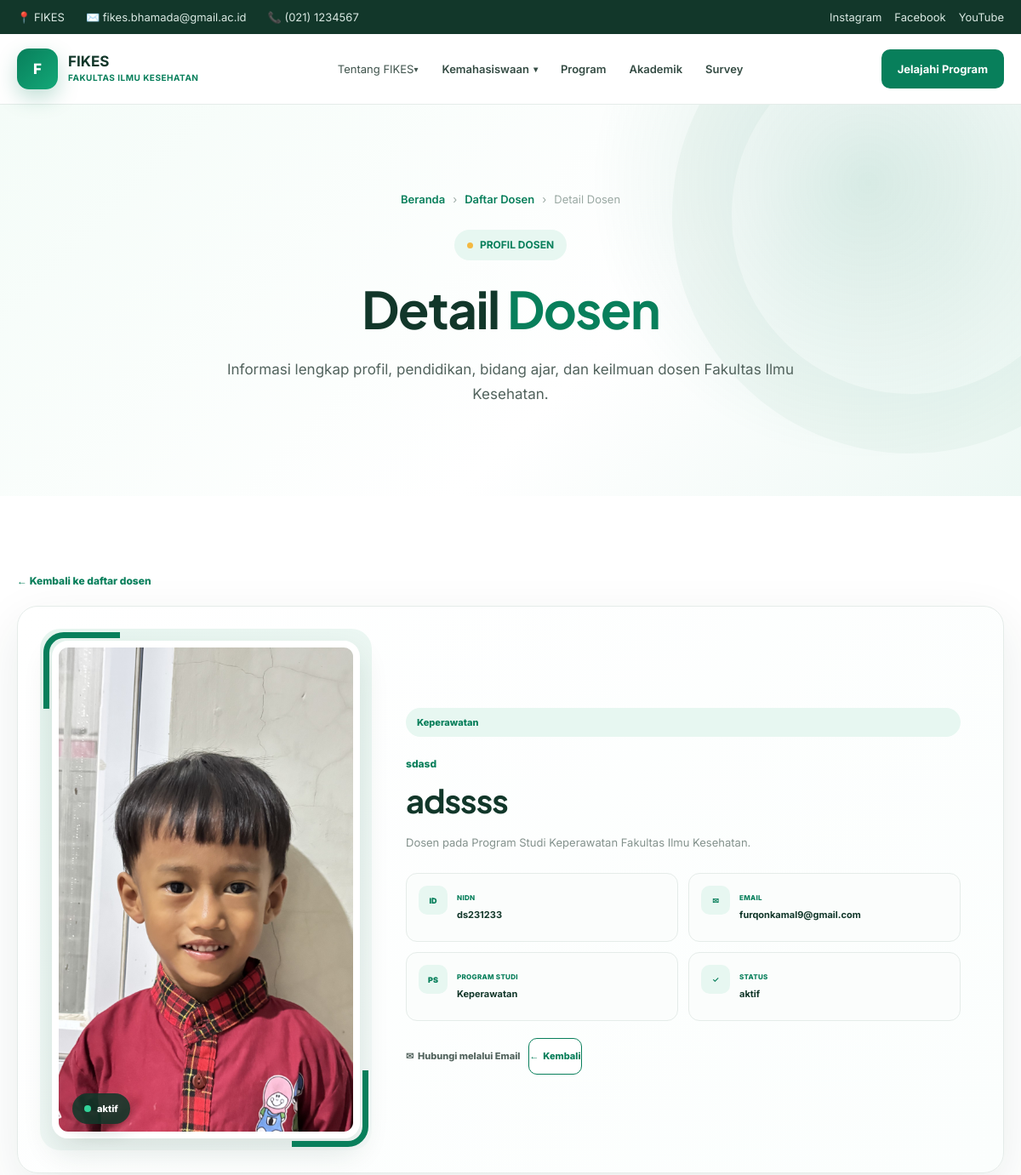
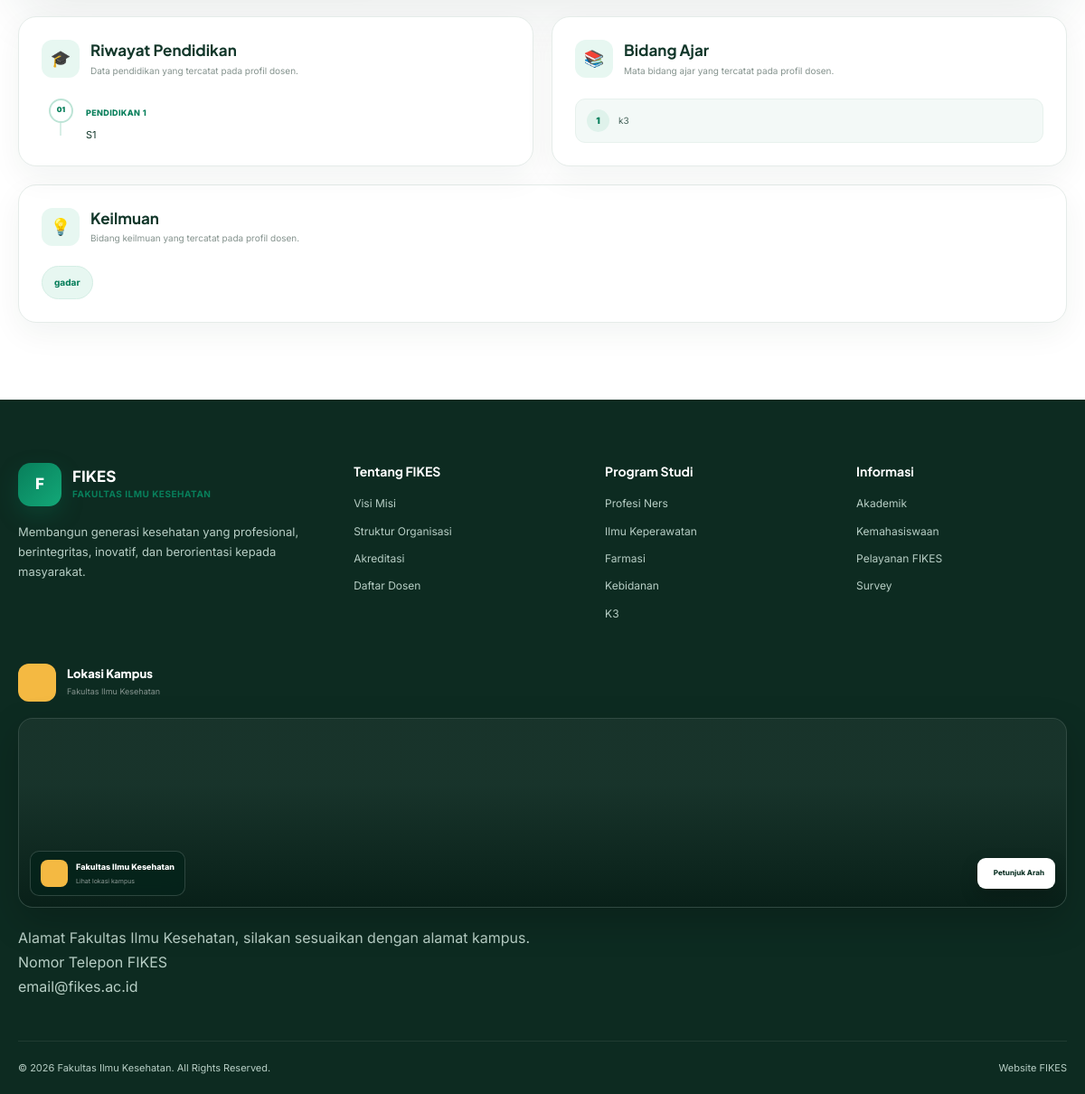
Page /dosen/profil/2 on the committed database (2 pictures, top to bottom).
### tables this page shows
CREATE TABLE `pengaturan` (
  `id` int(10) UNSIGNED NOT NULL,
  `nama_kampus` varchar(180) DEFAULT 'Fakultas Ilmu Kesehatan',
  `email` varchar(150) DEFAULT 'info@fikes.ac.id',
  `telepon` varchar(50) DEFAULT '(021) 1234567',
  `alamat` text DEFAULT NULL,
  `instagram` varchar(255) DEFAULT NULL,
  `facebook` varchar(255) DEFAULT NULL,
  `youtube` varchar(255) DEFAULT NULL,
  `maps_embed` text DEFAULT NULL
);

CREATE TABLE `dosen` (
  `id` int(10) UNSIGNED NOT NULL,
  `nidn` varchar(30) DEFAULT NULL,
  `nama` varchar(150) NOT NULL,
  `program_studi` varchar(100) NOT NULL,
  `jabatan` varchar(100) DEFAULT NULL,
  `email` varchar(150) DEFAULT NULL,
  `foto` varchar(255) DEFAULT NULL,
  `status` enum('aktif','nonaktif') DEFAULT 'aktif',
  `created_at` timestamp NOT NULL DEFAULT current_timestamp()
);

CREATE TABLE `dosen_pendidikan` (
  `id` int(11) NOT NULL,
  `dosen_id` int(11) NOT NULL,
  `nilai` text NOT NULL,
  `created_at` timestamp NOT NULL DEFAULT current_timestamp()
);

CREATE TABLE `dosen_bidang_ajar` (
  `id` int(11) NOT NULL,
  `dosen_id` int(11) NOT NULL,
  `nilai` varchar(255) NOT NULL,
  `created_at` timestamp NOT NULL DEFAULT current_timestamp()
);

CREATE TABLE `dosen_keilmuan` (
  `id` int(11) NOT NULL,
  `dosen_id` int(11) NOT NULL,
  `nilai` varchar(255) NOT NULL,
  `created_at` timestamp NOT NULL DEFAULT current_timestamp()
);

### page/includes/site-settings.php (called while the page is built, shortened)
<?php
function fikes_setting_value(array $row, array $aliases, string $default = ''): string
{
    foreach ($aliases as $key) {
        if (array_key_exists($key, $row) && trim((string)$row[$key]) !== '') {
            return trim((string)$row[$key]);
        }
    }
    return $default;
}
function fikes_find_settings_table(PDO $pdo): ?array
{
    $preferred = [
        'pengaturan_website', 'pengaturan_web', 'pengaturan',
        'website_settings', 'site_settings', 'settings',
        'konfigurasi_website', 'konfigurasi'
    ];
    $tables = $pdo->query("SELECT TABLE_NAME FROM information_schema.TABLES WHERE TABLE_SCHEMA = DATABASE() AND TABLE_TYPE='BASE TABLE'")->fetchAll(PDO::FETCH_COLUMN);
    $tables = array_values(array_unique(array_map('strval', $tables)));
    $ordered = [];
    foreach ($preferred as $name) if (in_array($name, $tables, true)) $ordered[] = $name;
    foreach ($tables as $name) if (!in_array($name, $ordered, true)) $ordered[] = $name;
    $best = null;
    $bestScore = 0;
    foreach ($ordered as $table) {
        $st = $pdo->prepare("SELECT COLUMN_NAME FROM information_schema.COLUMNS WHERE TABLE_SCHEMA = DATABASE() AND TABLE_NAME = ? ORDER BY ORDINAL_POSITION");
        $st->execute([$table]);
        $cols = $st->fetchAll(PDO::FETCH_COLUMN);
        $lc = array_map('strtolower', $cols);
        $score = 0;
        foreach (['nama_website','nama_website','site_name','website_name','email','telepon','alamat','instagram','facebook','youtube','logo','google_maps','maps','copyright','deskripsi'] as $c) {
            if (in_array($c, $lc, true)) $score += 2;
        }
        foreach (['key','setting_key','nama','kunci'] as $c) if (in_array($c,$lc,true)) $score += 1;
        foreach (['value','setting_value','nilai','isi'] as $c) if (in_array($c,$lc,true)) $score += 1;
        if (in_array($table, $preferred, true)) $score += 5;
        if ($score > $bestScore) { $bestScore = $score; $best = ['table'=>$table,'columns'=>$cols]; }
    }
    return $bestScore >= 3 ? $best : null;
}
function fikes_load_site_settings(PDO $pdo): array
{
    $found = fikes_find_settings_table($pdo);
    $table = str_replace('`','', $found['table']);
    $columns = array_map('strtolower', $found['columns']);
    $quoted = '`' . str_replace('`','``',$table) . '`';
    $rows = $pdo->query("SELECT * FROM $quoted LIMIT 1")->fetch(PDO::FETCH_ASSOC);
    $row = array_change_key_case($rows, CASE_LOWER);
    $keyCol = null; $valueCol = null;
    return $row;
}
function fikes_site_settings(PDO $pdo): array
{
    $cache = fikes_load_site_settings($pdo);
    return $cache;
}

### page/dosen/detail-dosen.php (the view, shortened to what this page needs)
<?php
require_once __DIR__ . '/../../admin/config/database.php';
if (!function_exists('e')) {
  function e($value)
  {
    return htmlspecialchars($value ?? '', ENT_QUOTES, 'UTF-8');
  }
}
$id = (int)($_GET['id'] ?? 0);
$stmt = $pdo->prepare('SELECT id,nidn,nama,program_studi,jabatan,email,foto,status FROM dosen WHERE id=?');
$stmt->execute([$id]);
$dosen = $stmt->fetch();
$stmt = $pdo->prepare('SELECT id,nilai FROM dosen_pendidikan WHERE dosen_id=? ORDER BY id ASC');
$stmt->execute([$id]);
$pendidikan = $stmt->fetchAll();
$stmt = $pdo->prepare('SELECT id,nilai FROM dosen_bidang_ajar WHERE dosen_id=? ORDER BY id ASC');
$stmt->execute([$id]);
$bidangAjar = $stmt->fetchAll();
$stmt = $pdo->prepare('SELECT id,nilai FROM dosen_keilmuan WHERE dosen_id=? ORDER BY id ASC');
$stmt->execute([$id]);
$keilmuan = $stmt->fetchAll();
$foto = trim($dosen['foto'] ?? '');
$fotoUrl = $foto !== '' ? '/fikes/admin/uploads/dosen/' . rawurlencode($foto) : '';
$initial = strtoupper(substr(trim($dosen['nama'] ?? 'D'), 0, 1));
?>
<!doctype html>
<html lang="id">
<head>
</head>
<body>
  <?php require_once __DIR__ . '/../menu/topbar.php'; ?>
  <?php require_once __DIR__ . '/../menu/navbar.php'; ?>
  <main>
    <section class="hero">
      <div class="container">
        <div class="hero-content">
          <div class="breadcrumb">
            <a href="/fikes/">Beranda</a><span>›</span>
            <a href="/fikes/dosen">Daftar Dosen</a><span>›</span>
            <span>Detail Dosen</span>
          </div>
          <div class="hero-label"><span class="hero-dot"></span>PROFIL DOSEN</div>
          <h1>Detail <span>Dosen</span></h1>
          <p>Informasi lengkap profil, pendidikan, bidang ajar, dan keilmuan dosen Fakultas Ilmu Kesehatan.</p>
        </div>
      </div>
    </section>
    <section class="section dosen-detail-section">
      <div class="container">
        <a class="detail-back" href="/fikes/dosen">← Kembali ke daftar dosen</a>
        <div class="detail-card modern-detail-card">
          <div class="detail-photo-frame">
            <div class="detail-photo-inner">
              <?php if ($fotoUrl): ?>
                <img src="<?= e($fotoUrl) ?>" alt="<?= e($dosen['nama']) ?>">
              <?php else: ?>
                <div class="detail-avatar"><?= e($initial) ?></div>
              <?php endif; ?>
            </div>
            <span class="photo-status <?= strtolower(trim($dosen['status'] ?? '')) === 'aktif' ? 'active' : '' ?>">
              <i></i><?= e($dosen['status'] ?: 'Status tidak tersedia') ?>
            </span>
          </div>
          <div class="detail-content modern-detail-content">
            <span class="detail-program"><?= e($dosen['program_studi'] ?: 'Program Studi') ?></span>
            <div class="detail-role"><?= e($dosen['jabatan'] ?: 'Dosen') ?></div>
            <h1><?= e($dosen['nama']) ?></h1>
            <p class="detail-intro">Dosen pada Program Studi <?= e($dosen['program_studi'] ?: '—') ?> Fakultas Ilmu
              Kesehatan.</p>
            <div class="detail-info-grid">
              <div class="info-box"><span class="info-icon">ID</span>
                <div><small>NIDN</small><strong><?= e($dosen['nidn'] ?: '—') ?></strong></div>
              </div>
              <div class="info-box"><span class="info-icon">✉</span>
                <div><small>EMAIL</small><strong><?= e($dosen['email'] ?: '—') ?></strong></div>
              </div>
              <div class="info-box"><span class="info-icon">PS</span>
                <div><small>PROGRAM STUDI</small><strong><?= e($dosen['program_studi'] ?: '—') ?></strong></div>
              </div>
              <div class="info-box"><span class="info-icon">✓</span>
                <div><small>STATUS</small><strong><?= e($dosen['status'] ?: '—') ?></strong></div>
              </div>
            </div>
            <div class="detail-actions">
              <?php if (!empty($dosen['email'])): ?><a class="btn" href="mailto:<?= e($dosen['email']) ?>">✉&nbsp;
                  Hubungi melalui Email</a><?php endif; ?>
              <a class="btn btn-outline" href="/fikes/dosen">←&nbsp; Kembali</a>
            </div>
          </div>
        </div>
        <div class="detail-data-grid">
          <section class="data-card">
            <div class="data-card-title"><span class="data-icon">🎓</span>
              <div>
                <h2>Riwayat Pendidikan</h2>
                <p>Data pendidikan yang tercatat pada profil dosen.</p>
              </div>
            </div>
            <?php if ($pendidikan): ?>
              <div class="education-list">
                <?php foreach ($pendidikan as $i => $row): ?>
                  <div class="education-item"><span
                      class="edu-number"><?= str_pad((string)($i + 1), 2, '0', STR_PAD_LEFT) ?></span>
                    <div><span class="edu-label">Pendidikan <?= ($i + 1) ?></span>
                      <p><?= nl2br(e($row['nilai'])) ?></p>
                    </div>
                  </div>
                <?php endforeach; ?>
              </div>
            <?php else: ?><div class="data-empty">Belum ada data riwayat pendidikan.</div><?php endif; ?>
          </section>
          <section class="data-card">
            <div class="data-card-title"><span class="data-icon">📚</span>
              <div>
                <h2>Bidang Ajar</h2>
                <p>Mata bidang ajar yang tercatat pada profil dosen.</p>
              </div>
            </div>
            <?php if ($bidangAjar): ?>
              <div class="number-list">
                <?php foreach ($bidangAjar as $i => $row): ?><div class="number-item"><span><?= ($i + 1) ?></span>
                    <p><?= e($row['nilai']) ?></p>
                  </div><?php endforeach; ?>
              </div>
            <?php else: ?><div class="data-empty">Belum ada data bidang ajar.</div><?php endif; ?>
          </section>
        </div>
        <section class="data-card science-card">
          <div class="data-card-title"><span class="data-icon">💡</span>
            <div>
              <h2>Keilmuan</h2>
              <p>Bidang keilmuan yang tercatat pada profil dosen.</p>
            </div>
          </div>
          <?php if ($keilmuan): ?>
            <div class="tag-list">
              <?php foreach ($keilmuan as $row): ?><span><?= e($row['nilai']) ?></span><?php endforeach; ?></div>
          <?php else: ?><div class="data-empty">Belum ada data keilmuan.</div><?php endif; ?>
        </section>
      </div>
    </section>
  </main>
  <footer>
    <div class="container footer-main">
      <div class="footer-brand">
        <div class="logo footer-logo">
          <div class="logo-icon">F</div>
          <div class="logo-text">
            <strong style="color: white"> FIKES </strong>
            <small> FAKULTAS ILMU KESEHATAN </small>
          </div>
        </div>
        <p>
          Membangun generasi kesehatan yang profesional, berintegritas,
          inovatif, dan berorientasi kepada masyarakat.
        </p>
      </div>
      <div>
        <h4 class="footer-title">Tentang FIKES</h4>
        <div class="footer-links">
          <a href="#"> Visi Misi </a>
          <a href="#"> Struktur Organisasi </a>
          <a href="#"> Akreditasi </a>
          <a href="#"> Daftar Dosen </a>
        </div>
      </div>
      <div>
        <h4 class="footer-title">Program Studi</h4>
        <div class="footer-links">
          <a href="#"> Profesi Ners </a>
          <a href="#"> Ilmu Keperawatan </a>
          <a href="#"> Farmasi </a>
          <a href="#"> Kebidanan </a>
          <a href="#"> K3 </a>
        </div>
      </div>
      <div>
        <h4 class="footer-title">Informasi</h4>
        <div class="footer-links">
          <a href="#"> Akademik </a>
          <a href="#"> Kemahasiswaan </a>
          <a href="#"> Pelayanan FIKES </a>
          <a href="#"> Survey </a>
        </div>
      </div>
      <div class="footer-location">
        <div class="location-header">
          <div class="location-icon">
          </div>
          <div>
            <h3>Lokasi Kampus</h3>
            <p>Fakultas Ilmu Kesehatan</p>
          </div>
        </div>
        <div class="map-card">
          <iframe
            src="https://www.google.com/maps/embed?pb=!1m18!1m12!1m3!1d3960.1515727139526!2d109.11806027499709!3d-6.991421893009626!2m3!1f0!2f0!3f0!3m2!1i1024!2i768!4f13.1!3m3!1m2!1s0x2e6fbef42471658d%3A0x883656d1325ef066!2sUniversitas%20Bhamada%20Slawi!5e0!3m2!1sid!2sid!4v1787544396003!5m2!1sid!2sid"
            width="600" height="450" style="border: 0" allowfullscreen="" loading="lazy"
 title="Lokasi Fakultas Ilmu Kesehatan" loading="lazy"
 allowfullscreen>
          </iframe>
          <div class="map-overlay">
            <div class="map-info">
              <div class="map-info-icon">
              </div>
              <div>
                <strong> Fakultas Ilmu Kesehatan </strong>
                <span> Lihat lokasi kampus </span>
              </div>
            </div>
            <a href="#" target="_blank" class="map-direction">
              Petunjuk Arah
            </a>
          </div>
        </div>
        <div class="footer-contact location-contact">
          <span>
            Alamat Fakultas Ilmu Kesehatan, silakan sesuaikan dengan alamat
            kampus.
          </span>
        </div>
        <div class="footer-contact">
          <span> Nomor Telepon FIKES </span>
        </div>
        <div class="footer-contact">
          <span> email@fikes.ac.id </span>
        </div>
      </div>
    </div>
    <div class="container footer-bottom">
      <span>
        © <span id="year"></span> Fakultas Ilmu Kesehatan. All Rights
        Reserved.
      </span>
      <span> Website FIKES </span>
    </div>
  </footer>
</body>
</html>

### page/menu/topbar.php (shortened to what this page needs)
<?php
require_once __DIR__ . '/../includes/site-settings.php';
$site = fikes_site_settings($pdo);
$siteName = fikes_setting_value($site, ['nama_website', 'site_name', 'website_name', 'nama', 'title'], 'FIKES');
$siteEmail = fikes_setting_value($site, ['email', 'email_website', 'email_kampus', 'email_fikes'], 'info@fikes.ac.id');
$sitePhone = fikes_setting_value($site, ['telepon', 'no_telepon', 'nomor_telepon', 'phone', 'telephone', 'telp'], '(021)
1234567');
$siteInstagram = fikes_setting_value($site, ['instagram', 'instagram_url', 'link_instagram'], '#');
$siteFacebook = fikes_setting_value($site, ['facebook', 'facebook_url', 'link_facebook'], '#');
$siteYoutube = fikes_setting_value($site, ['youtube', 'youtube_url', 'link_youtube'], '#');
?>
<div class="topbar">
  <div class="container topbar-inner">
    <div class="topbar-info">
      <span>📍 <?= e($siteName) ?></span>
      <span>✉️ <?= e($siteEmail) ?></span>
      <span>📞 <?= e($sitePhone) ?></span>
    </div>
    <div class="topbar-social">
      <?php if ($siteInstagram !== '#'): ?><a href="<?= e($siteInstagram) ?>" target="_blank"
          rel="noopener">Instagram</a><?php endif; ?>
      <?php if ($siteFacebook !== '#'): ?><a href="<?= e($siteFacebook) ?>" target="_blank"
          rel="noopener">Facebook</a><?php endif; ?>
      <?php if ($siteYoutube !== '#'): ?><a href="<?= e($siteYoutube) ?>" target="_blank"
          rel="noopener">YouTube</a><?php endif; ?>
    </div>
  </div>
</div>

### rows in the picture
pengaturan: email "fikes.bhamada@gmail.ac.id", telepon "(021) 1234567"
dosen: foto (picture), status "aktif", program_studi "Keperawatan", jabatan "sdasd", nama "adssss", nidn "ds231233", email "furqonkamal9@gmail.com"
dosen_pendidikan: i "01", nilai "S1"
dosen_bidang_ajar: nilai "k3"
dosen_keilmuan: nilai "gadar"

### other values in the picture
$siteName "FIKES"
